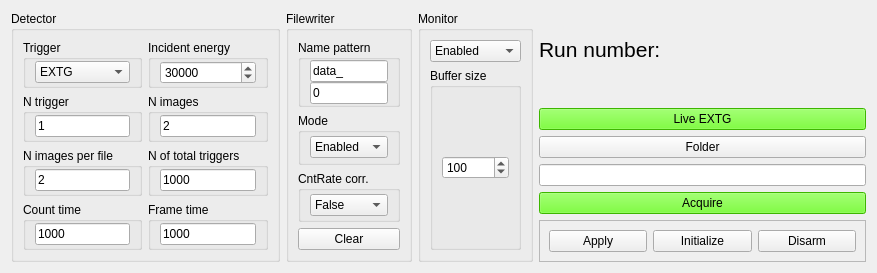
         <widget class="QWidget" name="tab_13">
          <attribute name="title">
           <string>QUADRO settings</string>
          </attribute>
          <layout class="QGridLayout" name="gridLayout_35" columnstretch="2,1,1,4">
           <item row="4" column="3">
            <widget class="QPushButton" name="folder_btn">
             <property name="text">
              <string>Folder</string>
             </property>
            </widget>
           </item>
           <item row="0" column="3">
            <spacer name="horizontalSpacer_10">
             <property name="orientation">
              <enum>Qt::Horizontal</enum>
             </property>
             <property name="sizeHint" stdset="0">
              <size>
               <width>40</width>
               <height>20</height>
              </size>
             </property>
            </spacer>
           </item>
           <item row="7" column="3">
            <widget class="QFrame" name="frame_10">
             <property name="frameShape">
              <enum>QFrame::StyledPanel</enum>
             </property>
             <property name="frameShadow">
              <enum>QFrame::Raised</enum>
             </property>
             <layout class="QGridLayout" name="gridLayout_36">
              <item row="0" column="0">
               <widget class="QPushButton" name="pushButton_6">
                <property name="text">
                 <string>Apply</string>
                </property>
               </widget>
              </item>
              <item row="0" column="1">
               <widget class="QPushButton" name="quadro_init_btn">
                <property name="text">
                 <string>Initialize</string>
                </property>
               </widget>
              </item>
              <item row="0" column="2">
               <widget class="QPushButton" name="pushButton_8">
                <property name="text">
                 <string>Disarm</string>
                </property>
               </widget>
              </item>
             </layout>
            </widget>
           </item>
           <item row="0" column="2" rowspan="8">
            <widget class="QGroupBox" name="groupBox_18">
             <property name="title">
              <string>Monitor</string>
             </property>
             <layout class="QGridLayout" name="gridLayout_27">
              <item row="0" column="0">
               <widget class="QComboBox" name="comboBox_2">
                <item>
                 <property name="text">
                  <string>Enabled</string>
                 </property>
                </item>
                <item>
                 <property name="text">
                  <string>Disabled</string>
                 </property>
                </item>
               </widget>
              </item>
              <item row="1" column="0">
               <widget class="QGroupBox" name="groupBox_20">
                <property name="title">
                 <string>Buffer size</string>
                </property>
                <layout class="QGridLayout" name="gridLayout_28">
                 <item row="0" column="0">
                  <widget class="QSpinBox" name="spinBox_2">
                   <property name="maximum">
                    <number>999999999</number>
                   </property>
                   <property name="value">
                    <number>100</number>
                   </property>
                  </widget>
                 </item>
                </layout>
               </widget>
              </item>
             </layout>
            </widget>
           </item>
           <item row="0" column="0" rowspan="8">
            <widget class="QGroupBox" name="groupBox_26">
             <property name="title">
              <string>Detector</string>
             </property>
             <layout class="QGridLayout" name="gridLayout_34">
              <item row="1" column="0">
               <widget class="QGroupBox" name="groupBox_14">
                <property name="title">
                 <string>N trigger</string>
                </property>
                <layout class="QGridLayout" name="gridLayout_23">
                 <property name="topMargin">
                  <number>0</number>
                 </property>
                 <property name="bottomMargin">
                  <number>0</number>
                 </property>
                 <property name="verticalSpacing">
                  <number>0</number>
                 </property>
                 <item row="0" column="0">
                  <widget class="QLineEdit" name="lineEdit">
                   <property name="text">
                    <string>1</string>
                   </property>
                  </widget>
                 </item>
                </layout>
               </widget>
              </item>
              <item row="1" column="1">
               <widget class="QGroupBox" name="groupBox_15">
                <property name="title">
                 <string>N images</string>
                </property>
                <layout class="QGridLayout" name="gridLayout_24">
                 <property name="topMargin">
                  <number>0</number>
                 </property>
                 <property name="bottomMargin">
                  <number>0</number>
                 </property>
                 <property name="verticalSpacing">
                  <number>0</number>
                 </property>
                 <item row="0" column="0">
                  <widget class="QLineEdit" name="lineEdit_2">
                   <property name="text">
                    <string>2</string>
                   </property>
                  </widget>
                 </item>
                </layout>
               </widget>
              </item>
              <item row="0" column="0">
               <widget class="QGroupBox" name="groupBox_12">
                <property name="title">
                 <string>Trigger</string>
                </property>
                <layout class="QGridLayout" name="gridLayout_20">
                 <property name="topMargin">
                  <number>0</number>
                 </property>
                 <property name="bottomMargin">
                  <number>0</number>
                 </property>
                 <property name="verticalSpacing">
                  <number>0</number>
                 </property>
                 <item row="0" column="0">
                  <widget class="QComboBox" name="comboBox">
                   <item>
                    <property name="text">
                     <string>EXTG</string>
                    </property>
                   </item>
                   <item>
                    <property name="text">
                     <string>INTS</string>
                    </property>
                   </item>
                   <item>
                    <property name="text">
                     <string>INTE</string>
                    </property>
                   </item>
                   <item>
                    <property name="text">
                     <string>EXTS</string>
                    </property>
                   </item>
                   <item>
                    <property name="text">
                     <string>EXTE</string>
                    </property>
                   </item>
                  </widget>
                 </item>
                </layout>
               </widget>
              </item>
              <item row="0" column="1">
               <widget class="QGroupBox" name="groupBox_13">
                <property name="title">
                 <string>Incident energy</string>
                </property>
                <layout class="QGridLayout" name="gridLayout_22">
                 <property name="topMargin">
                  <number>0</number>
                 </property>
                 <property name="bottomMargin">
                  <number>0</number>
                 </property>
                 <property name="verticalSpacing">
                  <number>0</number>
                 </property>
                 <item row="0" column="0">
                  <widget class="QSpinBox" name="spinBox">
                   <property name="maximum">
                    <number>200000</number>
                   </property>
                   <property name="singleStep">
                    <number>1000</number>
                   </property>
                   <property name="value">
                    <number>30000</number>
                   </property>
                  </widget>
                 </item>
                </layout>
               </widget>
              </item>
              <item row="2" column="1">
               <widget class="QGroupBox" name="groupBox_17">
                <property name="title">
                 <string>N of total triggers</string>
                </property>
                <layout class="QGridLayout" name="gridLayout_26">
                 <property name="topMargin">
                  <number>0</number>
                 </property>
                 <property name="bottomMargin">
                  <number>0</number>
                 </property>
                 <property name="verticalSpacing">
                  <number>0</number>
                 </property>
                 <item row="0" column="0">
                  <widget class="QLineEdit" name="lineEdit_4">
                   <property name="text">
                    <string>1000</string>
                   </property>
                  </widget>
                 </item>
                </layout>
               </widget>
              </item>
              <item row="2" column="0">
               <widget class="QGroupBox" name="groupBox_16">
                <property name="title">
                 <string>N images per file</string>
                </property>
                <layout class="QGridLayout" name="gridLayout_25">
                 <property name="topMargin">
                  <number>0</number>
                 </property>
                 <property name="bottomMargin">
                  <number>0</number>
                 </property>
                 <property name="verticalSpacing">
                  <number>0</number>
                 </property>
                 <item row="0" column="0">
                  <widget class="QLineEdit" name="lineEdit_3">
                   <property name="text">
                    <string>2</string>
                   </property>
                  </widget>
                 </item>
                </layout>
               </widget>
              </item>
              <item row="3" column="0">
               <widget class="QGroupBox" name="groupBox_24">
                <property name="title">
                 <string>Count time</string>
                </property>
                <layout class="QGridLayout" name="gridLayout_21">
                 <property name="topMargin">
                  <number>0</number>
                 </property>
                 <property name="bottomMargin">
                  <number>0</number>
                 </property>
                 <property name="verticalSpacing">
                  <number>0</number>
                 </property>
                 <item row="0" column="0">
                  <widget class="QLineEdit" name="lineEdit_6">
                   <property name="text">
                    <string>1000</string>
                   </property>
                  </widget>
                 </item>
                </layout>
               </widget>
              </item>
              <item row="3" column="1">
               <widget class="QGroupBox" name="groupBox_25">
                <property name="title">
                 <string>Frame time</string>
                </property>
                <layout class="QGridLayout" name="gridLayout_33">
                 <property name="topMargin">
                  <number>0</number>
                 </property>
                 <property name="bottomMargin">
                  <number>0</number>
                 </property>
                 <property name="verticalSpacing">
                  <number>0</number>
                 </property>
                 <item row="0" column="0">
                  <widget class="QLineEdit" name="lineEdit_7">
                   <property name="text">
                    <string>1000</string>
                   </property>
                  </widget>
                 </item>
                </layout>
               </widget>
              </item>
             </layout>
            </widget>
           </item>
           <item row="0" column="1" rowspan="8">
            <widget class="QGroupBox" name="groupBox_19">
             <property name="title">
              <string>Filewriter</string>
             </property>
             <layout class="QGridLayout" name="gridLayout_29">
              <item row="3" column="0">
               <widget class="QPushButton" name="pushButton_5">
                <property name="text">
                 <string>Clear</string>
                </property>
               </widget>
              </item>
              <item row="0" column="0">
               <widget class="QGroupBox" name="groupBox_21">
                <property name="title">
                 <string>Name pattern</string>
                </property>
                <layout class="QGridLayout" name="gridLayout_30">
                 <property name="topMargin">
                  <number>0</number>
                 </property>
                 <property name="bottomMargin">
                  <number>0</number>
                 </property>
                 <property name="verticalSpacing">
                  <number>0</number>
                 </property>
                 <item row="0" column="0">
                  <widget class="QLineEdit" name="quadro_namepattern_entry">
                   <property name="text">
                    <string>data_</string>
                   </property>
                  </widget>
                 </item>
                 <item row="1" column="0">
                  <widget class="QLineEdit" name="quadro_namenumber_entry">
                   <property name="sizePolicy">
                    <sizepolicy hsizetype="Expanding" vsizetype="Fixed">
                     <horstretch>0</horstretch>
                     <verstretch>0</verstretch>
                    </sizepolicy>
                   </property>
                   <property name="text">
                    <string>0</string>
                   </property>
                  </widget>
                 </item>
                </layout>
               </widget>
              </item>
              <item row="1" column="0">
               <widget class="QGroupBox" name="groupBox_22">
                <property name="title">
                 <string>Mode</string>
                </property>
                <layout class="QGridLayout" name="gridLayout_31">
                 <property name="topMargin">
                  <number>0</number>
                 </property>
                 <property name="bottomMargin">
                  <number>0</number>
                 </property>
                 <property name="verticalSpacing">
                  <number>0</number>
                 </property>
                 <item row="0" column="0">
                  <widget class="QComboBox" name="comboBox_3">
                   <item>
                    <property name="text">
                     <string>Enabled</string>
                    </property>
                   </item>
                   <item>
                    <property name="text">
                     <string>Disabled</string>
                    </property>
                   </item>
                  </widget>
                 </item>
                </layout>
               </widget>
              </item>
              <item row="2" column="0">
               <widget class="QGroupBox" name="groupBox_23">
                <property name="title">
                 <string>CntRate corr.</string>
                </property>
                <layout class="QGridLayout" name="gridLayout_32">
                 <property name="topMargin">
                  <number>0</number>
                 </property>
                 <property name="bottomMargin">
                  <number>0</number>
                 </property>
                 <property name="verticalSpacing">
                  <number>0</number>
                 </property>
                 <item row="0" column="0">
                  <widget class="QComboBox" name="comboBox_4">
                   <item>
                    <property name="text">
                     <string>False</string>
                    </property>
                   </item>
                   <item>
                    <property name="text">
                     <string>True</string>
                    </property>
                   </item>
                  </widget>
                 </item>
                </layout>
               </widget>
              </item>
             </layout>
            </widget>
           </item>
           <item row="5" column="3">
            <widget class="QLineEdit" name="folder_path_entry"/>
           </item>
           <item row="2" column="3">
            <spacer name="verticalSpacer_7">
             <property name="orientation">
              <enum>Qt::Vertical</enum>
             </property>
             <property name="sizeHint" stdset="0">
              <size>
               <width>20</width>
               <height>40</height>
              </size>
             </property>
            </spacer>
           </item>
           <item row="3" column="3">
            <widget class="QPushButton" name="pushButton_13">
             <property name="styleSheet">
              <string notr="true">background-color: rgb(85, 255, 0);</string>
             </property>
             <property name="text">
              <string>Live EXTG</string>
             </property>
             <property name="checkable">
              <bool>true</bool>
             </property>
            </widget>
           </item>
           <item row="6" column="3">
            <widget class="QPushButton" name="quadro_acquire_btn">
             <property name="styleSheet">
              <string notr="true">background-color: rgb(85, 255, 0);</string>
             </property>
             <property name="text">
              <string>Acquire</string>
             </property>
            </widget>
           </item>
           <item row="1" column="3">
            <widget class="QLabel" name="label_30">
             <property name="font">
              <font>
               <pointsize>16</pointsize>
              </font>
             </property>
             <property name="text">
              <string>Run number: </string>
             </property>
            </widget>
           </item>
          </layout>
         </widget>
